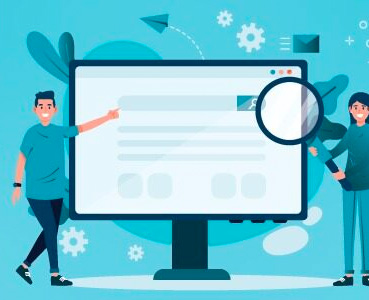
#> input picture 02 Geometric Transformations/Test_Image.jpg, 369 x 300 px, found by its file name
$ python Practice_Transformations.py
#> lines starting #> are read from the running program, lines starting #| are printed output that depends on the picture
import cv2
import numpy as np

# Load image
image = cv2.imread('02 Geometric Transformations/Test_Image.jpg', cv2.IMREAD_ANYCOLOR)
#> image is the input picture: shape (300, 369, 3); mean B, G, R 213, 196.9, 112.8

if image is None:
    print("Error: Image not found or unable to read.")

else:
    (h, w) = image.shape[:2]
#> h = 300; w = 369

    cv2.imshow("Original", image)

    # ==================== TASK 1 ====================
    # TODO: Scale the image to 75% of its original size (use fx and fy)
    # Display in window named "Task 1 - Scale 75%"
    # HINT: fx=0.75, fy=0.75

    image_scaled_75 = cv2.resize(image,None, fx=0.75, fy=0.75)
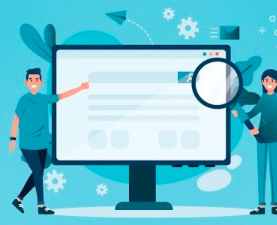
#> image_scaled_75: shape (225, 277, 3); mean B, G, R 213, 196.9, 112.8

    cv2.imshow("Task 1 - Scale 75%", image_scaled_75)

    # ==================== TASK 2 ====================
    # TODO: Scale the image to exact dimensions: 400x300
    # Display in window named "Task 2 - Exact Size"
    # HINT: Use cv2.resize(image, (400, 300))

    H = 400
    W = 300

    image_scaled_dimensions = cv2.resize(image,(H,W))
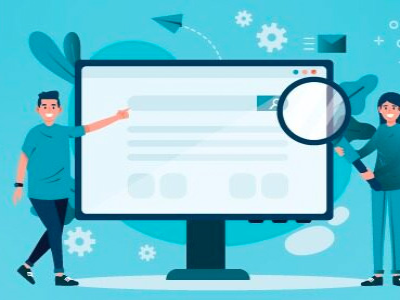
#> image_scaled_dimensions: shape (300, 400, 3); mean B, G, R 213, 196.9, 112.8

    cv2.imshow("Task 2 - Exact Size", image_scaled_dimensions)

    # ==================== TASK 3 ====================
    # TODO: Rotate the image 30 degrees
    # Display in window named "Task 3 - Rotate 30"
    # HINT: Use center = (w // 2, h // 2) and getRotationMatrix2D(center, 30, 1)

    h,w = image.shape[:2]

    center = w//2 , h//2
#> center = (184, 150)

    rotate_30 = cv2.getRotationMatrix2D(center,30,1)
    rotated_30 = cv2.warpAffine(image, rotate_30, (w,h))
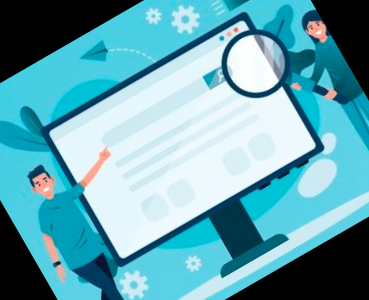
#> rotated_30: shape (300, 369, 3); mean B, G, R 178.4, 165.5, 101.1

    cv2.imshow("Task 3 - Rotate 30", rotated_30)

    # ==================== TASK 4 ====================
    # TODO: Rotate the image 180 degrees (flip it upside down)
    # Display in window named "Task 4 - Rotate 180"

    rotate_180 = cv2.getRotationMatrix2D(center,180,1)

    rotated_180 = cv2.warpAffine(image, rotate_180 , (w,h))
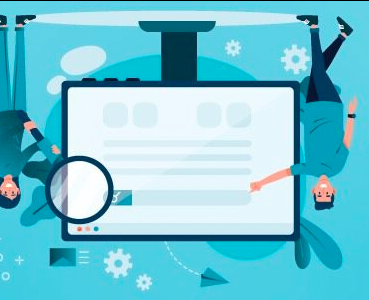
#> rotated_180: shape (300, 369, 3); mean B, G, R 212.3, 196.2, 112.6

    cv2.imshow("Task 4 - Rotate 180", rotated_180)

    # ==================== TASK 5 ====================
    # TODO: Translate image 150 pixels to the RIGHT and 75 pixels DOWN
    # Display in window named "Task 5 - Translate"
    # HINT: tx=150, ty=75

    tx = 150
    ty = 75

    T_Matrix = np.float32([
        [1,0,tx],
        [0,1,ty]
    ])

    Translated = cv2.warpAffine(image, T_Matrix, (w,h))
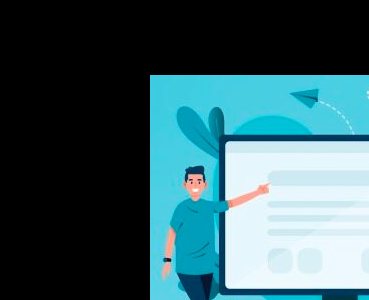
#> Translated: shape (300, 369, 3); mean B, G, R 97.2, 90.4, 55.5

    cv2.imshow("Task 5 - Translate", Translated)

    # ==================== TASK 6 (BONUS) ====================
    # TODO: Combine transformations!
    # 1. First scale to 50% size
    # 2. Then rotate 45 degrees
    # 3. Display in window named "Task 6 - Combined"
    # TIP: Do scaling first, get new dimensions, then rotate

    combined_transformations = cv2.resize(image, None , fx=0.5 , fy=0.5)
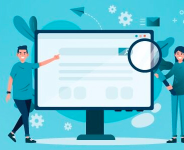
#> combined_transformations: shape (150, 184, 3); mean B, G, R 213.2, 197.1, 113.2

    h,w = combined_transformations.shape[:2]
#> h = 150; w = 184
    center = w//2 , h//2
#> center = (92, 75)

    rotate_45 = cv2.getRotationMatrix2D(center,45,1)
    combined_transformations = cv2.warpAffine(combined_transformations, rotate_45 , (w,h))
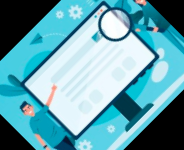
#> combined_transformations: shape (150, 184, 3); mean B, G, R 174.3, 161.9, 99.5

    cv2.imshow("Task 6 - Combined", combined_transformations)

    # Display all windows
    cv2.waitKey(0)

    cv2.destroyAllWindows()
